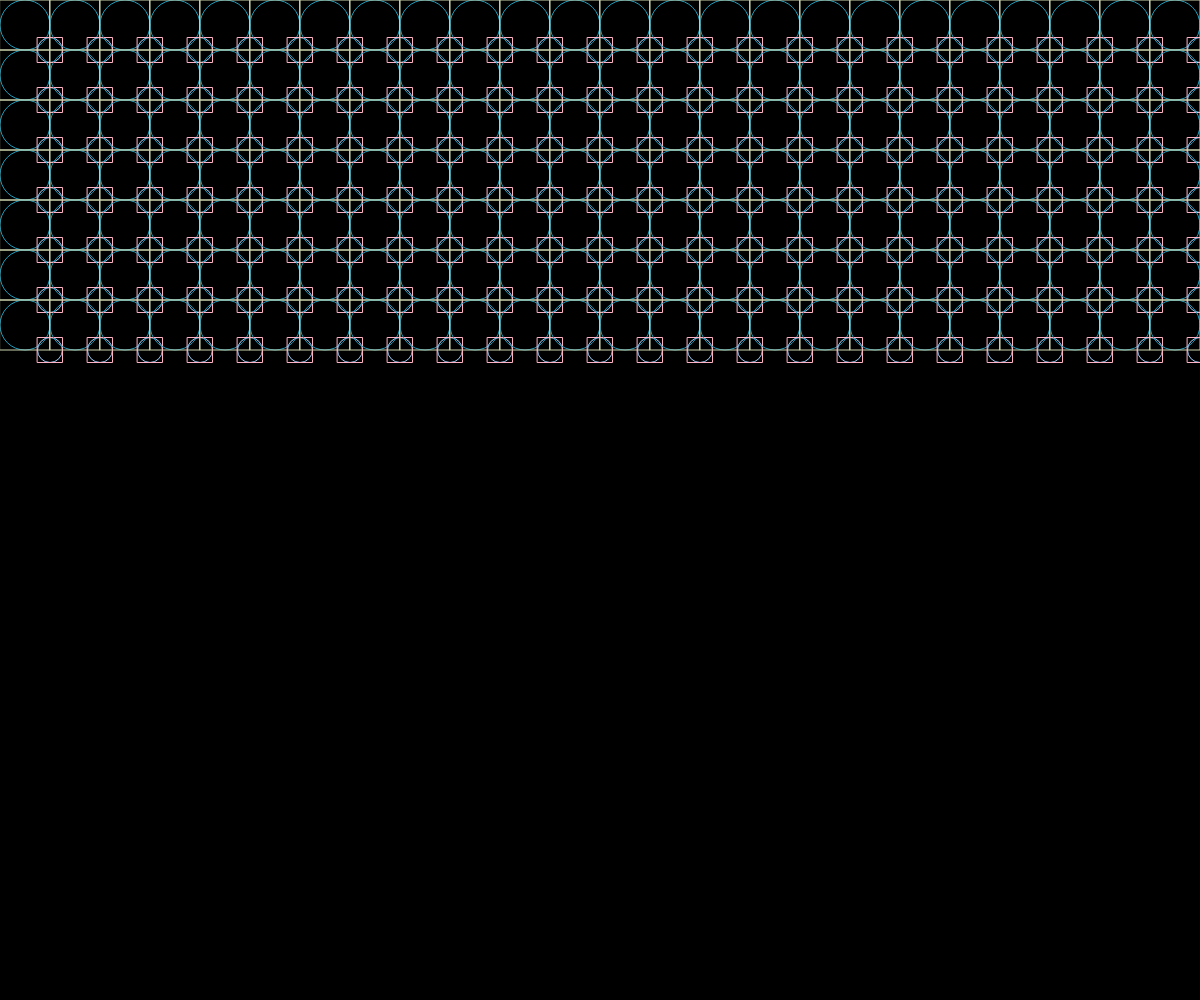
Frame 1 (no input)
Frame 60 (no input): identical to frame 1, image omitted
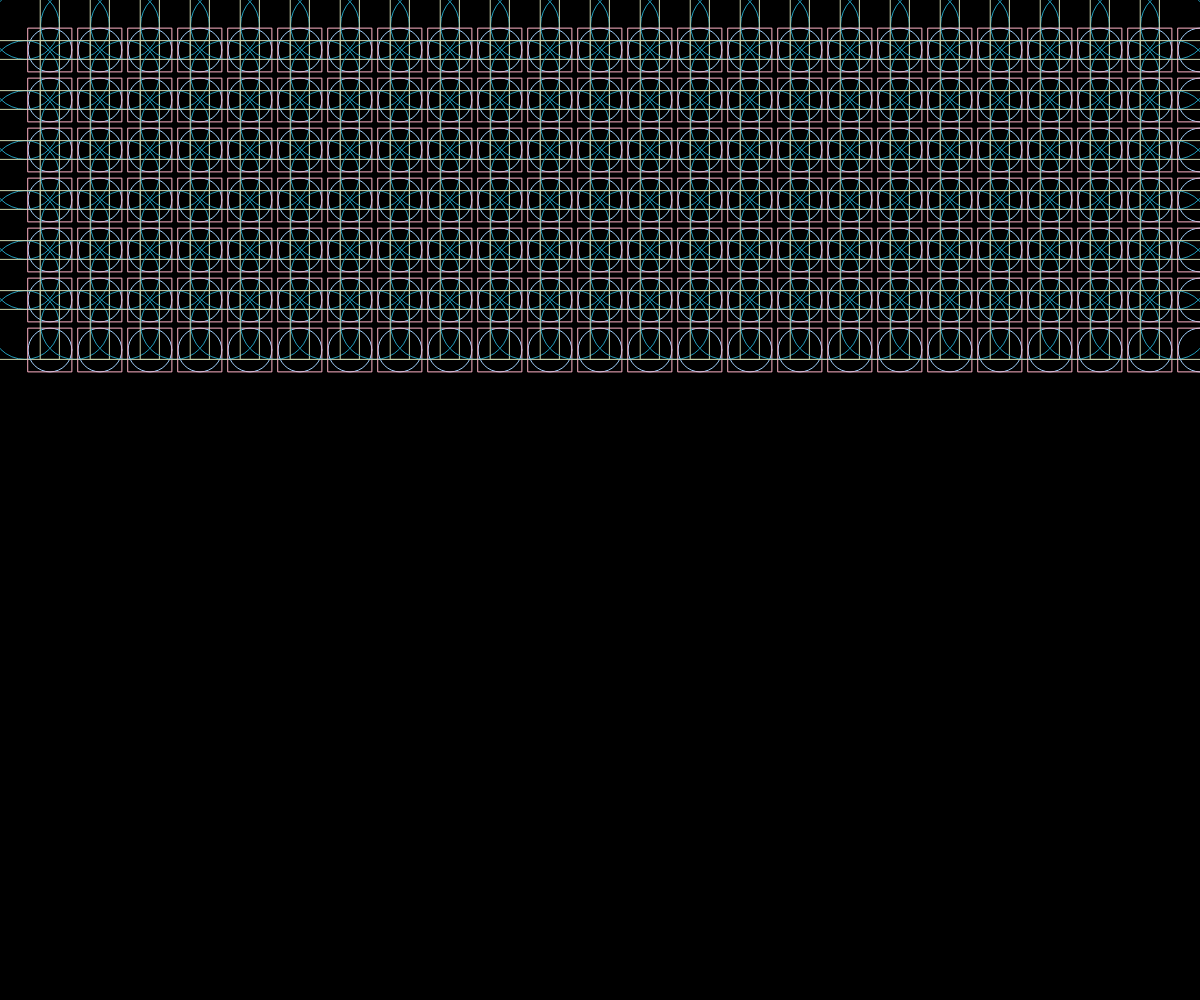
Frame 120 (the mouse pressed at the canvas centre since frame 60)

The p5.js sketch that drew these frames (run headless with seeded random() and noise() and a simulated clock; from frame 60 on, the mouse is pressed at the canvas centre):

// p5.js sketch
// ── sketch.js
function setup() {
  createCanvas(windowWidth, windowHeight);
}

function draw() {
  background(0)
  noFill()
  stroke(255)
  ellipse(25,25,50)
  rectMode(CENTER)
  rect(25,25,50)
  ellipse(50,50,25)
  rectMode(CENTER)
  rect(50,50,25)
  
  ellipse(25*3,25,50)
  rect(25*3,25,50)
  ellipse(50*2,50,25)
  rect(50*2,50,25)
}

function draw() {
  background(0)
  noFill()
  rectMode(CENTER)
  stroke(255)
  for(var i=0;i<int(width/50);i++)
  {
    ellipse(25+(i*50),25,50)
    rect(25+(i*50),25,50)
    ellipse(50+(i*50),50,25)
    rect(50+(i*50),50,25)
  }
  for(var i=0;i<int(width/50);i++)
  ellipse(25,75,50)
  rect(25,75,50)
  ellipse(50,100,25)
  rect(50,100,25)
  for(var i=0;i<int(width/50);i++)
  {
    ellipse(25+(i*50),75,50)
    rect(25+(i*50),75,50)
    ellipse(50+(i*50),100,25) 
    rect(50+(i*50),100,25)

    ellipse(25+(i*50),125,50)
    rect(25+(i*50),125,50)
    ellipse(50+(i*50),150,25)
    rect(50+(i*50),150,25)

    ellipse(25+(i*50),175,50)
    rect(25+(i*50),175,50)
    ellipse(50+(i*50),200,25)
    rect(50+(i*50),200,25)

    ellipse(25+(i*50),225,50)
    rect(25+(i*50),225,50)
    ellipse(50+(i*50),250,25)
    rect(50+(i*50),250,25)

    ellipse(25+(i*50),275,50)
    rect(25+(i*50),275,50)
    ellipse(50+(i*50),300,25)
    rect(50+(i*50),300,25)

    ellipse(25+(i*50),325,50)
    rect(25+(i*50),325,50)
    ellipse(50+(i*50),350,25)
    rect(50+(i*50),350,25)
  }
  

  
}

function setup() {
  createCanvas(windowWidth, windowHeight);
}

function draw() {
  background(0)
  noFill()
  rectMode(CENTER)
  
  for(var i=0;i<int(width/50);i++)
  {
    stroke("#219ebc")
    ellipse(25+(i*50),25,50+mouseX/32)
    stroke("#ccd5ae")
    rect(25+(i*50),25,50+mouseX/32)
    stroke("#a2d2ff")
    ellipse(50+(i*50),50,25+mouseX/32)
    stroke("#ffb3c6")
    rect(50+(i*50),50,25+mouseX/32)

    stroke("#219ebc")
    ellipse(25+(i*50),75,50+mouseX/32)
    stroke("#ccd5ae")
    rect(25+(i*50),75,50+mouseX/32)
    stroke("#a2d2ff")
    ellipse(50+(i*50),100,25+mouseX/32)
    stroke("#ffb3c6")
    rect(50+(i*50),100,25+mouseX/32)

    stroke("#219ebc")
    ellipse(25+(i*50),125,50+mouseX/32)
    stroke("#ccd5ae")
    rect(25+(i*50),125,50+mouseX/32)
    stroke("#a2d2ff")
    ellipse(50+(i*50),150,25+mouseX/32)
    stroke("#ffb3c6")
    rect(50+(i*50),150,25+mouseX/32)

    stroke("#219ebc")
    ellipse(25+(i*50),175,50+mouseX/32)
    stroke("#ccd5ae")
    rect(25+(i*50),175,50+mouseX/32)
    stroke("#a2d2ff")
    ellipse(50+(i*50),200,25+mouseX/32)
    stroke("#ffb3c6")
    rect(50+(i*50),200,25+mouseX/32)

    stroke("#219ebc")
    ellipse(25+(i*50),225,50+mouseX/32)
    stroke("#ccd5ae")
    rect(25+(i*50),225,50+mouseX/32)
    stroke("#a2d2ff")
    ellipse(50+(i*50),250,25+mouseX/32)
    stroke("#ffb3c6")
    rect(50+(i*50),250,25+mouseX/32)

    stroke("#219ebc")
    ellipse(25+(i*50),275,50+mouseX/32)
    stroke("#ccd5ae")
    rect(25+(i*50),275,50+mouseX/32)
    stroke("#a2d2ff")
    ellipse(50+(i*50),300,25+mouseX/32)
    stroke("#ffb3c6")
    rect(50+(i*50),300,25+mouseX/32)

    stroke("#219ebc")
    ellipse(25+(i*50),325,50+mouseX/32)
    stroke("#ccd5ae")
    rect(25+(i*50),325,50+mouseX/32)
    stroke("#a2d2ff")
    ellipse(50+(i*50),350,25+mouseX/32)
    stroke("#ffb3c6")
    rect(50+(i*50),350,25+mouseX/32)
  }

}
